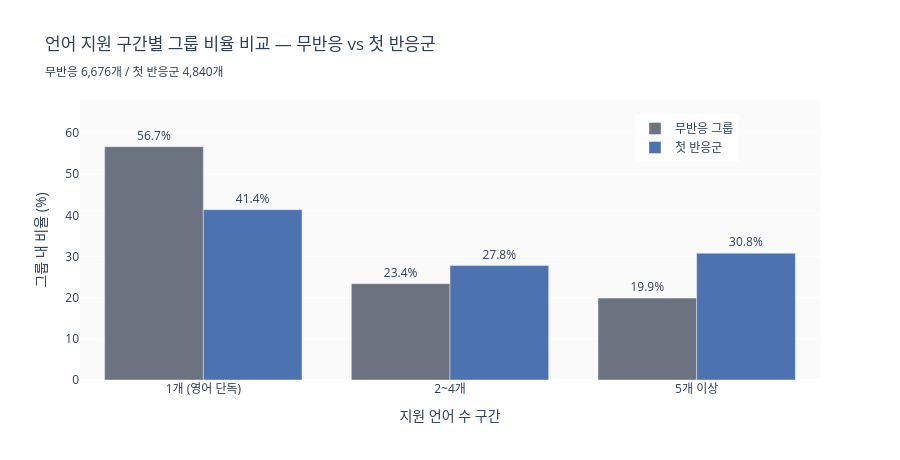

The notebook cell saved with this chart:
### Markdown cell above
## 4. 두 그룹 비교 및 카이제곱 검정

### Code cell
compare = pd.DataFrame({
    '언어 지원 구간': LANG_LABELS,
    '무반응 그룹': silence_dist['ratio'].round(1).values,
    '첫 반응군':   first_dist['ratio'].round(1).values,
})

fig = go.Figure()

fig.add_trace(go.Bar(
    name='무반응 그룹',
    x=compare['언어 지원 구간'],
    y=compare['무반응 그룹'],
    marker_color=COLOR_SILENCE,
    text=compare['무반응 그룹'].apply(lambda v: f'{v:.1f}%'),
    textposition='outside',
))

fig.add_trace(go.Bar(
    name='첫 반응군',
    x=compare['언어 지원 구간'],
    y=compare['첫 반응군'],
    marker_color=COLOR_RESPONSE,
    text=compare['첫 반응군'].apply(lambda v: f'{v:.1f}%'),
    textposition='outside',
))

fig.update_layout(
    barmode='group',
    title=(
        '언어 지원 구간별 그룹 비율 비교 — 무반응 vs 첫 반응군<br>'
        f'<sub>무반응 {len(df_silence):,}개 / 첫 반응군 {len(df_first):,}개</sub>'
    ),
    xaxis_title='지원 언어 수 구간',
    yaxis_title='그룹 내 비율 (%)',
    yaxis=dict(range=[0, max(compare['무반응 그룹'].max(), compare['첫 반응군'].max()) * 1.2]),
    height=460,
    plot_bgcolor='#FAFAFA',
    legend=dict(x=0.75, y=0.95),
)

fig.show()

### Figure 1 — Plotly figure (JSON) as saved in the notebook; plotly's stock layout.template omitted (floating-point values rounded to 4 significant figures)
{"data": [{"marker": {"color": "#6B7280"}, "name": "무반응 그룹", "text": ["56.7%", "23.4%", "19.9%"], "textposition": "outside", "type": "bar", "x": ["1개 (영어 단독)", "2~4개", "5개 이상"], "y": [56.7, 23.4, 19.9]}, {"marker": {"color": "#4C72B0"}, "name": "첫 반응군", "text": ["41.4%", "27.8%", "30.8%"], "textposition": "outside", "type": "bar", "x": ["1개 (영어 단독)", "2~4개", "5개 이상"], "y": [41.4, 27.8, 30.8]}], "layout": {"barmode": "group", "height": 460, "legend": {"x": 0.75, "y": 0.95}, "plot_bgcolor": "#FAFAFA", "title": {"text": "언어 지원 구간별 그룹 비율 비교 — 무반응 vs 첫 반응군<br><sub>무반응 6,676개 / 첫 반응군 4,840개</sub>"}, "xaxis": {"title": {"text": "지원 언어 수 구간"}}, "yaxis": {"range": [0, 68.04], "title": {"text": "그룹 내 비율 (%)"}}}}
